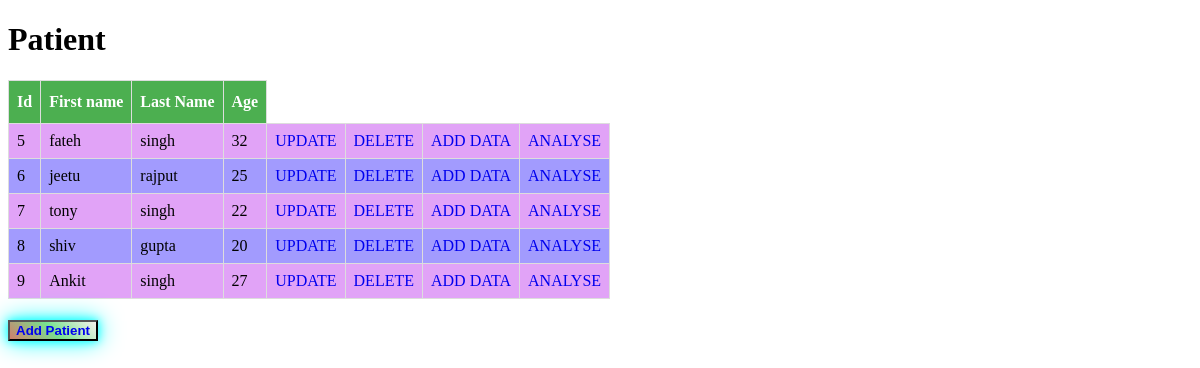
The page / on the database its author committed.
### ClinicalApp/models.py (models this page shows)
class Patient(models.Model):
    lastname=models.CharField(max_length=20)
    firstname=models.CharField(max_length=20)
    age=models.IntegerField()

### ClinicalApp/views.py (the view)
# urls.py: path("",views.PatientListView.as_view(),name='index'),  #yeh name=index vo hai jo reverse_lazy meh diya hai
class PatientListView(ListView):                                                                                     #ListView jisse data dikha sakeh
    model=Patient

### templates/ClinicalApp/patient_list.html (shortened to what this page needs)
<!DOCTYPE html>
{% load static %}
<head>
    <link rel="stylesheet" href="{% static 'CSS/clinicals.css' %}">
</head>
<body id="bg"style="background-image: url('{% static 'pict.jpg' %}');">
    <h1>Patient</h1>
    <table class="parent" border="1">
        <tr>
            <th>Id</th>
            <th>First name</th>
            <th>Last Name</th>
            <th>Age</th>
        </tr>
        {% for patient in patient_list%}
        <tr >
            <td>{{patient.id}}</td>
            <td>{{patient.firstname}}</td>
            <td>{{patient.lastname}}</td>
            <td>{{patient.age}}</td>
            <td><a style="text-decoration:none" href="/update/{{patient.id}}">UPDATE</a></td>
            <td><a style="text-decoration:none" href="/delete/{{patient.id}}">DELETE</a></td>
            <td><a style="text-decoration:none" href="/adddata/{{patient.id}}">ADD DATA</a></td>
            <td><a style="text-decoration:none" href="/analyse/{{patient.id}}">ANALYSE</a></td>
        </tr>
        {% endfor%}
    </table>
    <br>
    <button class="but" >
        <a style="text-decoration:none" href="/create"><b>Add Patient</a>
    </button>
</body>

### static/CSS/clinicals.css (style rules this page uses)
table, th, td { border: 0px solid black; border-collapse: collapse; }
td,th { border: 1px solid #ddd; padding: 8px; }
tr:nth-child(even) { background-color: #e1a3f7; }
tr:nth-child(odd) { background-color:#a29bfe; }
th { padding-top: 12px; padding-bottom: 12px; text-align: left; background-color: #4CAF50; color: white; }
.but { margin-top: 3px; background: linear-gradient(45deg,#cf7f6c,#78e08f,#f5f2ec); box-shadow: 0 0 10px cyan, 0 0 25px cyan; }
#bg { background-repeat:no-repeat; background-size: 1600px 700px; background-attachment: fixed; background-position: center; -moz-background-size: cover; }

### rows shown on the page
Patient: id "5", firstname "fateh", lastname "singh", age "32"
Patient: id "6", firstname "jeetu", lastname "rajput", age "25"
Patient: id "7", firstname "tony", lastname "singh", age "22"
Patient: id "8", firstname "shiv", lastname "gupta", age "20"
Patient: id "9", firstname "Ankit", lastname "singh", age "27"
